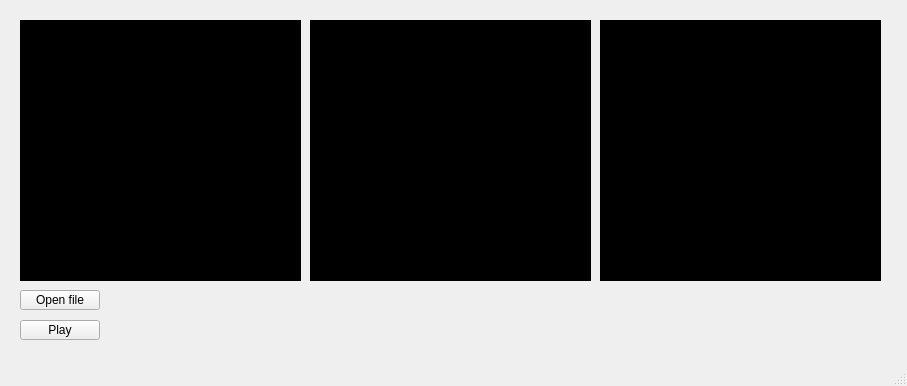
<?xml version="1.0" encoding="UTF-8"?>
<ui version="4.0">
 <class>MainWindow</class>
 <widget class="QMainWindow" name="MainWindow">
  <property name="geometry">
   <rect>
    <x>0</x>
    <y>0</y>
    <width>907</width>
    <height>386</height>
   </rect>
  </property>
  <property name="windowTitle">
   <string>MainWindow</string>
  </property>
  <widget class="QWidget" name="centralwidget">
   <widget class="QPushButton" name="open_file">
    <property name="geometry">
     <rect>
      <x>20</x>
      <y>290</y>
      <width>80</width>
      <height>20</height>
     </rect>
    </property>
    <property name="text">
     <string>Open file</string>
    </property>
   </widget>
   <widget class="QPushButton" name="play_button">
    <property name="geometry">
     <rect>
      <x>20</x>
      <y>320</y>
      <width>80</width>
      <height>20</height>
     </rect>
    </property>
    <property name="text">
     <string>Play</string>
    </property>
   </widget>
   <widget class="QLabel" name="label">
    <property name="geometry">
     <rect>
      <x>20</x>
      <y>20</y>
      <width>281</width>
      <height>261</height>
     </rect>
    </property>
    <property name="styleSheet">
     <string notr="true">Background-color: #000;</string>
    </property>
    <property name="text">
     <string>label</string>
    </property>
   </widget>
   <widget class="QLabel" name="label_2">
    <property name="geometry">
     <rect>
      <x>310</x>
      <y>20</y>
      <width>281</width>
      <height>261</height>
     </rect>
    </property>
    <property name="styleSheet">
     <string notr="true">Background-color: #000;</string>
    </property>
    <property name="text">
     <string>label</string>
    </property>
   </widget>
   <widget class="QLabel" name="label_3">
    <property name="geometry">
     <rect>
      <x>600</x>
      <y>20</y>
      <width>281</width>
      <height>261</height>
     </rect>
    </property>
    <property name="styleSheet">
     <string notr="true">Background-color: #000;</string>
    </property>
    <property name="text">
     <string>label</string>
    </property>
   </widget>
  </widget>
  <widget class="QMenuBar" name="menubar">
   <property name="geometry">
    <rect>
     <x>0</x>
     <y>0</y>
     <width>907</width>
     <height>20</height>
    </rect>
   </property>
  </widget>
  <widget class="QStatusBar" name="statusbar"/>
 </widget>
 <resources/>
 <connections/>
</ui>
